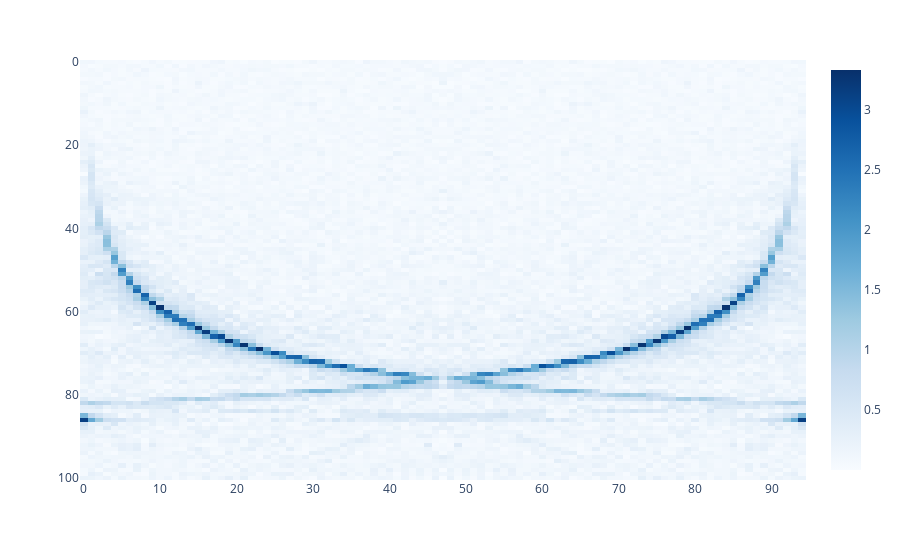

The code cell stored with this chart in its notebook:
### Code cell
import plotly.express as px

fig = px.imshow(np.abs(z_fft)[:, 1:], aspect='auto', color_continuous_scale='Blues')
fig.show()

### Figure 1 — Plotly figure (JSON) as saved in the notebook; plotly's stock layout.template omitted (floating-point values rounded to 4 significant figures; data arrays with more than 128 entries replaced by an {"elided": "..."} marker saying what was removed)
{"data": [{"coloraxis": "coloraxis", "hovertemplate": "x: %{x}<br>y: %{y}<br>color: %{z}<extra></extra>", "name": "0", "type": "heatmap", "xaxis": "x", "yaxis": "y", "z": {"elided": "101x95 float values"}}], "layout": {"coloraxis": {"colorscale": [[0, "rgb(247,251,255)"], [0.125, "rgb(222,235,247)"], [0.25, "rgb(198,219,239)"], [0.375, "rgb(158,202,225)"], [0.5, "rgb(107,174,214)"], [0.625, "rgb(66,146,198)"], [0.75, "rgb(33,113,181)"], [0.875, "rgb(8,81,156)"], [1, "rgb(8,48,107)"]]}, "margin": {"t": 60}, "xaxis": {"anchor": "y", "domain": [0, 1]}, "yaxis": {"anchor": "x", "autorange": "reversed", "domain": [0, 1]}}}
